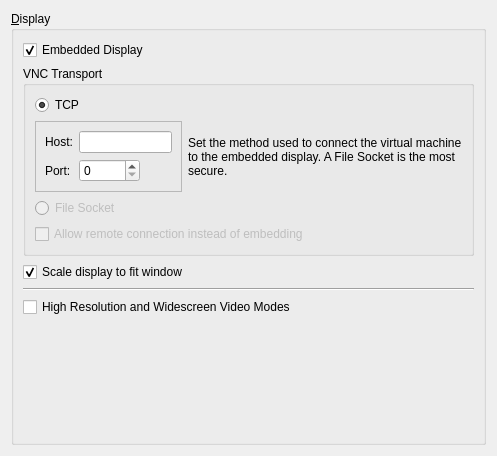
           <widget class="QWidget" name="displayPage" >
            <property name="geometry" >
             <rect>
              <x>0</x>
              <y>0</y>
              <width>497</width>
              <height>456</height>
             </rect>
            </property>
            <property name="helpFile" stdset="0" >
             <string>display.html</string>
            </property>
            <layout class="QVBoxLayout" name="verticalLayout_13" >
             <item>
              <widget class="QGroupBox" name="displayBox" >
               <property name="title" >
                <string>&amp;Display</string>
               </property>
               <layout class="QVBoxLayout" name="verticalLayout_15" >
                <item>
                 <layout class="QHBoxLayout" name="horizontalLayout_14" >
                  <item>
                   <widget class="QCheckBox" name="embedCheck" >
                    <property name="text" >
                     <string>Embedded Display</string>
                    </property>
                    <property name="checked" >
                     <bool>true</bool>
                    </property>
                   </widget>
                  </item>
                 </layout>
                </item>
                <item>
                 <widget class="QGroupBox" name="embedGroup" >
                  <property name="enabled" >
                   <bool>true</bool>
                  </property>
                  <property name="autoFillBackground" >
                   <bool>false</bool>
                  </property>
                  <property name="title" >
                   <string>VNC Transport</string>
                  </property>
                  <property name="flat" >
                   <bool>false</bool>
                  </property>
                  <property name="checkable" >
                   <bool>false</bool>
                  </property>
                  <layout class="QVBoxLayout" name="verticalLayout_22" >
                   <item>
                    <layout class="QHBoxLayout" name="horizontalLayout_12" >
                     <item>
                      <layout class="QVBoxLayout" name="verticalLayout_27" >
                       <item>
                        <widget class="QRadioButton" name="tcpRadio" >
                         <property name="text" >
                          <string>TCP</string>
                         </property>
                         <property name="checked" >
                          <bool>true</bool>
                         </property>
                         <property name="value" stdset="0" >
                          <string>tcp</string>
                         </property>
                        </widget>
                       </item>
                       <item>
                        <widget class="QFrame" name="tcpFrame" >
                         <property name="enabled" >
                          <bool>true</bool>
                         </property>
                         <property name="frameShape" >
                          <enum>QFrame::StyledPanel</enum>
                         </property>
                         <property name="frameShadow" >
                          <enum>QFrame::Raised</enum>
                         </property>
                         <layout class="QVBoxLayout" name="verticalLayout_24" >
                          <item>
                           <layout class="QFormLayout" name="formLayout_4" >
                            <item row="1" column="0" >
                             <widget class="QLabel" name="label_10" >
                              <property name="text" >
                               <string>Port:</string>
                              </property>
                              <property name="alignment" >
                               <set>Qt::AlignLeading|Qt::AlignLeft|Qt::AlignVCenter</set>
                              </property>
                              <property name="buddy" >
                               <cstring>portBox</cstring>
                              </property>
                             </widget>
                            </item>
                            <item row="1" column="1" >
                             <widget class="QSpinBox" name="portBox" >
                              <property name="sizePolicy" >
                               <sizepolicy vsizetype="Fixed" hsizetype="Maximum" >
                                <horstretch>0</horstretch>
                                <verstretch>0</verstretch>
                               </sizepolicy>
                              </property>
                              <property name="alignment" >
                               <set>Qt::AlignLeading|Qt::AlignLeft|Qt::AlignVCenter</set>
                              </property>
                              <property name="maximum" >
                               <number>59635</number>
                              </property>
                             </widget>
                            </item>
                            <item row="0" column="0" >
                             <widget class="QLabel" name="label_11" >
                              <property name="text" >
                               <string>Host:</string>
                              </property>
                              <property name="buddy" >
                               <cstring>hostEdit</cstring>
                              </property>
                             </widget>
                            </item>
                            <item row="0" column="1" >
                             <widget class="QLineEdit" name="hostEdit" >
                              <property name="text" >
                               <string/>
                              </property>
                             </widget>
                            </item>
                           </layout>
                          </item>
                         </layout>
                        </widget>
                       </item>
                       <item>
                        <widget class="QRadioButton" name="fileRadio" >
                         <property name="enabled" >
                          <bool>false</bool>
                         </property>
                         <property name="text" >
                          <string>File Socket</string>
                         </property>
                         <property name="value" stdset="0" >
                          <string>unix</string>
                         </property>
                        </widget>
                       </item>
                      </layout>
                     </item>
                     <item>
                      <widget class="QLabel" name="label_13" >
                       <property name="sizePolicy" >
                        <sizepolicy vsizetype="Preferred" hsizetype="MinimumExpanding" >
                         <horstretch>0</horstretch>
                         <verstretch>0</verstretch>
                        </sizepolicy>
                       </property>
                       <property name="text" >
                        <string>Set the method used to connect the virtual machine to the embedded display. A File Socket is the most secure.</string>
                       </property>
                       <property name="scaledContents" >
                        <bool>false</bool>
                       </property>
                       <property name="wordWrap" >
                        <bool>true</bool>
                       </property>
                      </widget>
                     </item>
                    </layout>
                   </item>
                   <item>
                    <widget class="QCheckBox" name="remoteConnect" >
                     <property name="enabled" >
                      <bool>false</bool>
                     </property>
                     <property name="text" >
                      <string>Allow remote connection instead of embedding</string>
                     </property>
                    </widget>
                   </item>
                  </layout>
                 </widget>
                </item>
                <item>
                 <widget class="QCheckBox" name="scaleCheck" >
                  <property name="enabled" >
                   <bool>true</bool>
                  </property>
                  <property name="text" >
                   <string>Scale display to fit window</string>
                  </property>
                  <property name="checked" >
                   <bool>true</bool>
                  </property>
                 </widget>
                </item>
                <item>
                 <widget class="Line" name="line_11" >
                  <property name="orientation" >
                   <enum>Qt::Horizontal</enum>
                  </property>
                 </widget>
                </item>
                <item>
                 <widget class="QCheckBox" name="hiResCheck" >
                  <property name="text" >
                   <string>High Resolution and Widescreen Video Modes</string>
                  </property>
                 </widget>
                </item>
                <item>
                 <spacer name="verticalSpacer_6" >
                  <property name="orientation" >
                   <enum>Qt::Vertical</enum>
                  </property>
                  <property name="sizeHint" stdset="0" >
                   <size>
                    <width>20</width>
                    <height>40</height>
                   </size>
                  </property>
                 </spacer>
                </item>
               </layout>
              </widget>
             </item>
            </layout>
           </widget>
